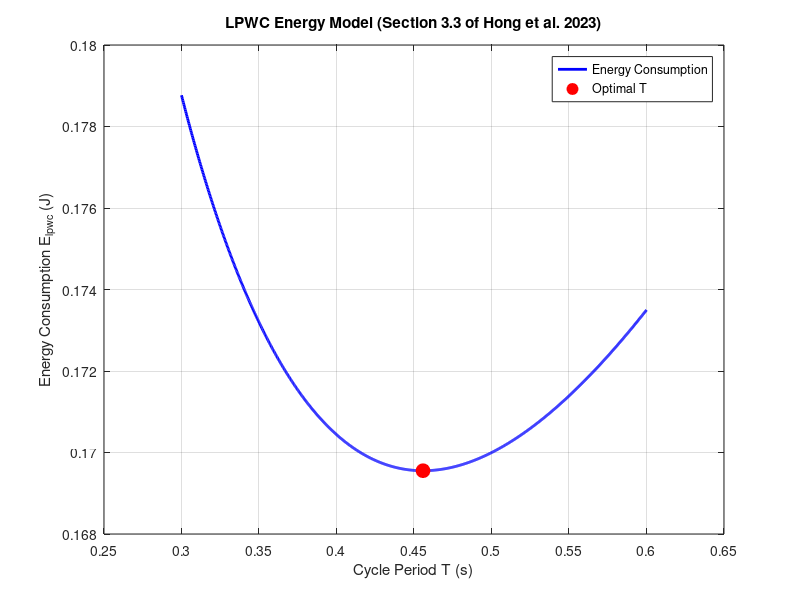

The MATLAB script that drew this image:
%% energy_LPWC.m
% This script plots the energy consumption model from Section 3.3 of
% Hong et al. (2023) for the LPWC protocol.
%
% The energy consumption model is:
%   E_lpwc(T) = 2 * V * I_c * (2^SF/BW) * ((D/T) - M) + V * I_r * M * ((T/2) + L) + V * I_t * M * (T + L)
%
% where:
%   T  : Cycle period (s)
%   D  : Whole duration (average packet interval) (s)
%   M  : Number of packets in duration D
%   L  : Payload time (s)
%   V  : Chip voltage (V)
%   I_c: CAD current (A)
%   I_r: Reception current (A)
%   I_t: Transmission current (A)
%   BW : Bandwidth (Hz)
%   SF : Spreading factor
%
% Author: Your Name
% Date: Today's Date

%% Define system parameters (example values based on the paper)
V    = 3.3;            % Voltage (V)
I_c  = 8.75e-3;        % CAD current (A) [8.75 mA]
I_r  = 11e-3;          % Reception current (A) [11 mA]
I_t  = 29e-3;          % Transmission current (A) [29 mA]
BW   = 125e3;          % Bandwidth (Hz) (125 kHz)
SF   = 9;              % Spreading factor (e.g., 9)
D    = 100;            % Whole duration (s) (e.g., average packet interval 100 s)
M    = 1;              % Number of packets generated in duration D (assume one packet per interval)
L    = 0.5;            % Payload time (s) (assumed)

%% Define a range for the cycle period T (in seconds)
T_vals = linspace(0.3, 0.6, 1000);  % Explore T from 0.3 s to 0.6 s

%% Compute the energy consumption for each T using the model from Eq. (12)
E_lpwc = 2 * V * I_c * (2^SF / BW) .* ((D ./ T_vals) - M) + ...
         V * I_r * M .* ((T_vals / 2) + L) + ...
         V * I_t * M .* (T_vals + L);

%% Calculate the analytical optimal cycle period T_opt (from Eq. (14))
T_opt = sqrt((4 * I_c / (I_r + 2 * I_t)) * (2^SF / BW) * (D / M));

%% Evaluate the energy at T_opt
E_opt = 2 * V * I_c * (2^SF / BW) * ((D / T_opt) - M) + ...
        V * I_r * M * ((T_opt / 2) + L) + ...
        V * I_t * M * (T_opt + L);

%% Plot the energy consumption vs. cycle period T
figure;
plot(T_vals, E_lpwc, 'b-', 'LineWidth', 2);
hold on;
plot(T_opt, E_opt, 'ro', 'MarkerSize', 10, 'MarkerFaceColor', 'r');  % Mark the optimal point
xlabel('Cycle Period T (s)');
ylabel('Energy Consumption E_{lpwc} (J)');
title('LPWC Energy Model (Section 3.3 of Hong et al. 2023)');
grid on;
legend('Energy Consumption', 'Optimal T', 'Location', 'Best');